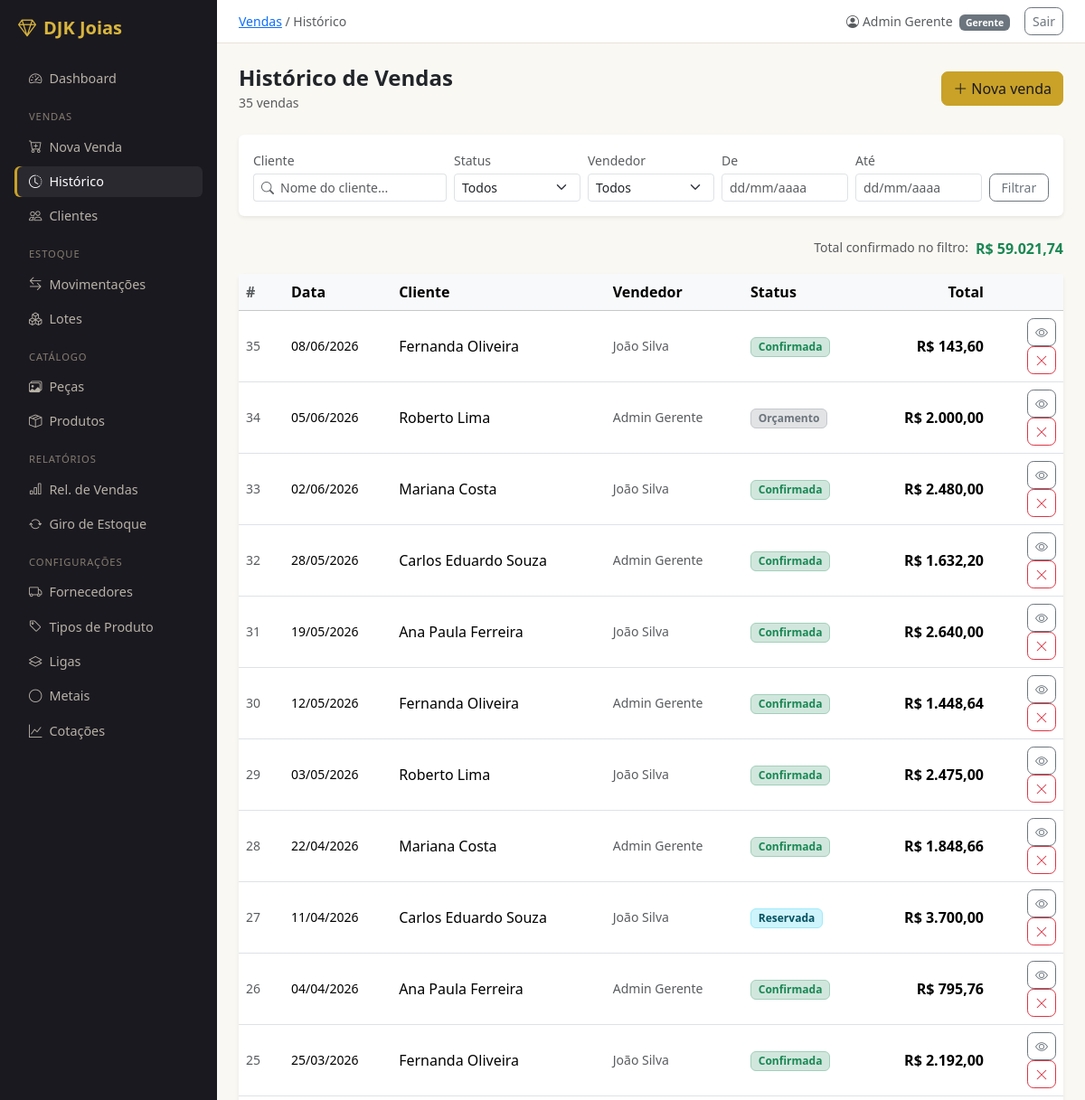
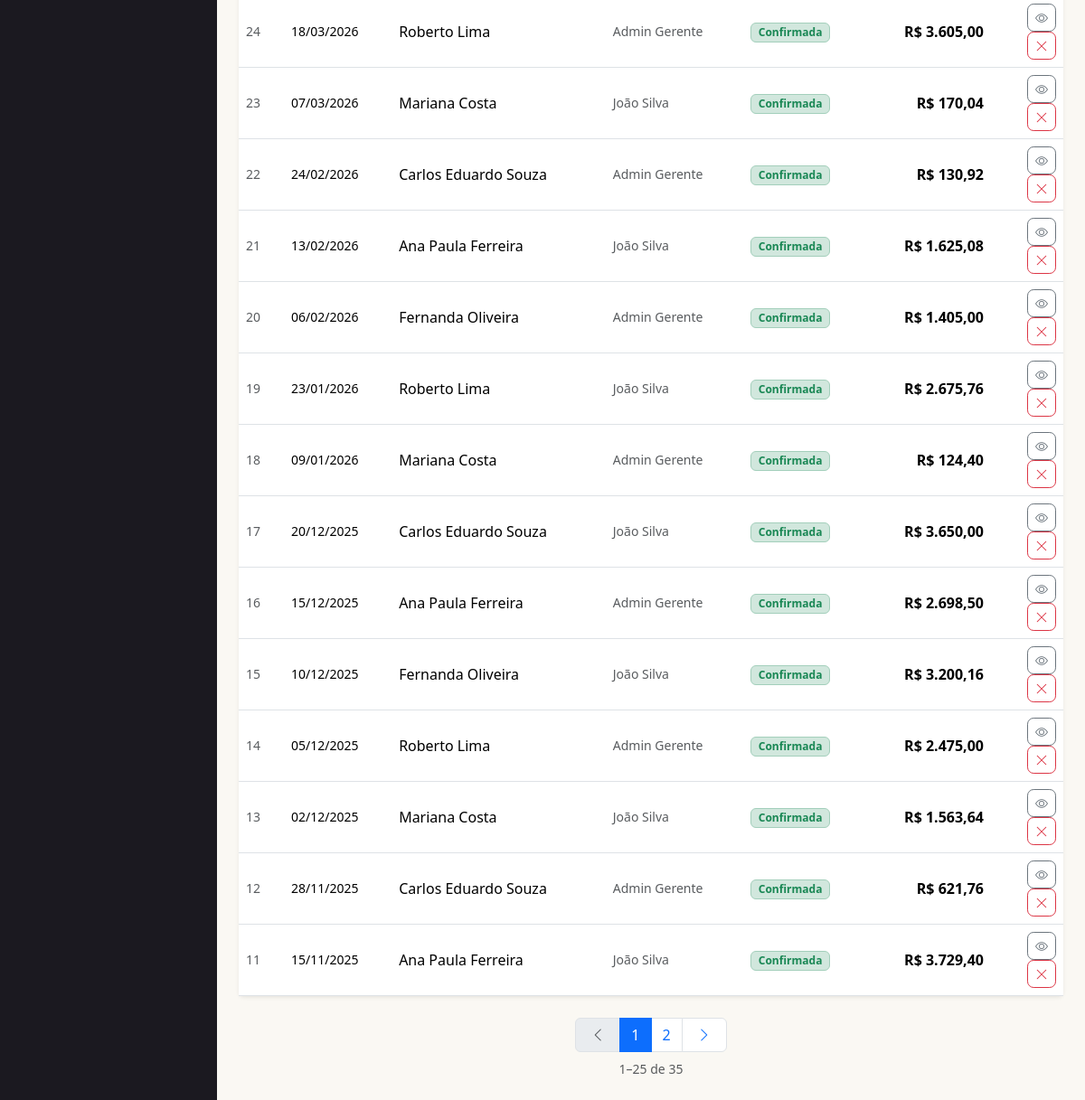
The page /vendas/ (signed in) on the database as committed earlier (2 pictures, top to bottom).
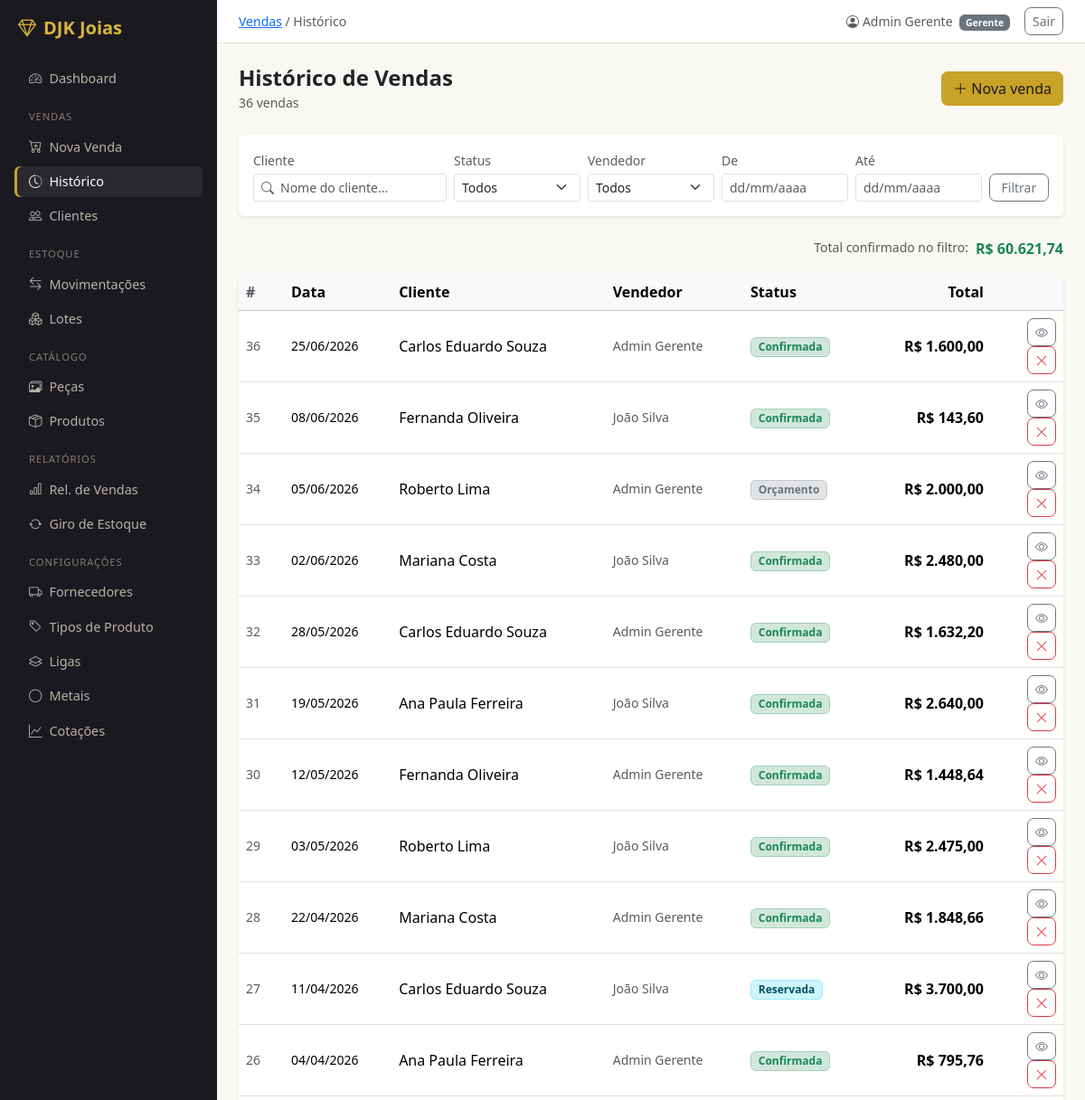
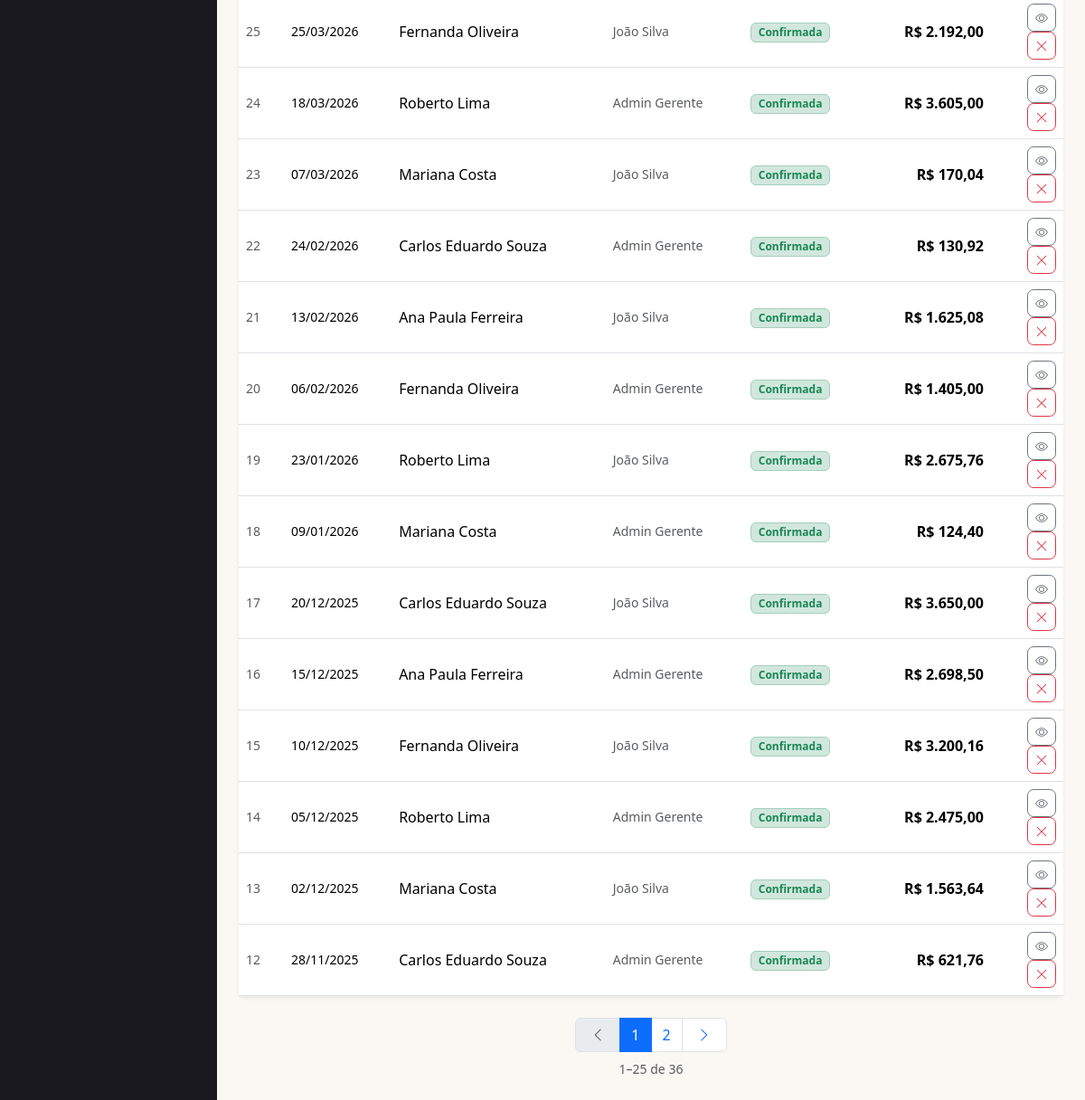
The same page on the database as committed later (2 pictures, top to bottom).
### vendas/models.py (models this page shows, shortened)
class Venda(models.Model):
    class Status(models.TextChoices):
        ORCAMENTO  = 'ORC', 'Orçamento'
        RESERVADA  = 'RES', 'Reservada'
        CONFIRMADA = 'CON', 'Confirmada'
        CANCELADA  = 'CAN', 'Cancelada'
    cliente        = models.ForeignKey(Cliente, on_delete=models.PROTECT, related_name='vendas', db_index=True)
    vendedor       = models.ForeignKey(
        settings.AUTH_USER_MODEL,
        on_delete=models.PROTECT,
        related_name='vendas_realizadas',
        db_index=True,
    )
    status         = models.CharField(max_length=3, choices=Status.choices, default=Status.CONFIRMADA, db_index=True)
    data_venda     = models.DateTimeField(default=timezone.now, db_index=True)
    valor_total    = models.DecimalField(
        max_digits=14, decimal_places=2,
        default=Decimal('0.00'),
        validators=[MinValueValidator(Decimal('0.00'))],
    )
    desconto_total = models.DecimalField(
        max_digits=10, decimal_places=2,
        default=Decimal('0.00'),
        validators=[MinValueValidator(Decimal('0.00'))],
    )
    observacoes    = models.TextField(blank=True)
    criado_em      = models.DateTimeField(auto_now_add=True)
    class Meta:
        verbose_name        = 'Venda'
        verbose_name_plural = 'Vendas'
        ordering            = ['-data_venda']
        indexes = [
            models.Index(fields=['-data_venda', 'status'], name='idx_venda_data_status'),
        ]

class Cliente(models.Model):
    nome       = models.CharField(max_length=150, db_index=True)
    telefone   = models.CharField(max_length=20, blank=True)
    observacao = models.TextField(blank=True)
    ativo      = models.BooleanField(default=True)
    criado_em  = models.DateTimeField(auto_now_add=True)
    class Meta:
        verbose_name        = 'Cliente'
        verbose_name_plural = 'Clientes'
        ordering            = ['nome']
    def __str__(self):
        return self.nome

### usuarios/models.py (models this page shows, shortened)
class Usuario(AbstractUser):
    class Perfil(models.TextChoices):
        GERENTE  = 'GER', 'Gerente'
        VENDEDOR = 'VEN', 'Vendedor'
    perfil    = models.CharField(max_length=3, choices=Perfil.choices, default=Perfil.VENDEDOR)
    telefone  = models.CharField(max_length=20, blank=True)
    criado_em = models.DateTimeField(auto_now_add=True)
    class Meta:
        verbose_name        = 'Usuário'
        verbose_name_plural = 'Usuários'
        ordering            = ['first_name', 'last_name']
    @property
    def is_gerente(self):
        return self.perfil == self.Perfil.GERENTE

### vendas/views.py (the view)
# urls.py: path('',                                   views.VendaListView.as_view(),   name='venda_list'),
class VendaListView(LoginRequiredMixin, ListView):
    model               = Venda
    template_name       = 'vendas/venda_list.html'
    context_object_name = 'vendas'
    paginate_by         = 25
    def get_queryset(self):
        qs = Venda.objects.select_related('cliente', 'vendedor')
        if q := self.request.GET.get('q'):
            qs = qs.filter(cliente__nome__icontains=q)
        if status := self.request.GET.get('status'):
            qs = qs.filter(status=status)
        if vendedor_id := self.request.GET.get('vendedor'):
            qs = qs.filter(vendedor_id=vendedor_id)
        if data_de := self.request.GET.get('data_de'):
            qs = qs.filter(data_venda__date__gte=data_de)
        if data_ate := self.request.GET.get('data_ate'):
            qs = qs.filter(data_venda__date__lte=data_ate)
        return qs
    def get_context_data(self, **kwargs):
        from django.db.models import Sum
        ctx = super().get_context_data(**kwargs)
        ctx['status_choices'] = Venda.Status.choices
        ctx['status_atual']   = self.request.GET.get('status', '')
        ctx['vendedor_atual'] = self.request.GET.get('vendedor', '')
        ctx['busca']          = self.request.GET.get('q', '')
        ctx['data_de']        = self.request.GET.get('data_de', '')
        ctx['data_ate']       = self.request.GET.get('data_ate', '')
        ctx['vendedores']     = get_user_model().objects.order_by('first_name')
        ctx['total_filtrado'] = self.get_queryset().filter(
            status=Venda.Status.CONFIRMADA
        ).aggregate(total=Sum('valor_total'))['total'] or 0
        return ctx

### templates/vendas/venda_list.html (shortened to what the changed rows need)
{% extends 'base.html' %}
{% block content %}
<div class="d-flex align-items-center justify-content-between mb-4">
  <div>
    <h4 class="fw-semibold mb-0">Histórico de Vendas</h4>
    <span class="text-muted small">{{ paginator.count }} venda{{ paginator.count|pluralize }}</span>
  </div>
</div>
{% if status_atual == 'CON' or not status_atual %}
<div class="d-flex justify-content-end mb-3">
  <span class="text-muted small me-2">Total confirmado no filtro:</span>
  <strong class="text-success">R$ {{ total_filtrado|floatformat:"2g" }}</strong>
</div>
{% endif %}
<div class="card border-0 shadow-sm">
  <div class="table-responsive">
    <table class="table table-hover align-middle mb-0">
      <thead class="table-light">
        <tr>
          <th class="text-muted" style="width:50px">#</th>
          <th>Data</th>
          <th>Cliente</th>
          <th>Vendedor</th>
          <th>Status</th>
          <th class="text-end">Total</th>
          <th style="width:80px"></th>
        </tr>
      </thead>
      <tbody>
        {% for venda in vendas %}
        <tr>
          <td class="text-muted small">{{ venda.pk }}</td>
          <td class="small">{{ venda.data_venda|date:"d/m/Y" }}</td>
          <td>{{ venda.cliente }}</td>
          <td class="small text-muted">{{ venda.vendedor.get_full_name|default:venda.vendedor.username }}</td>
          <td>
            {% if venda.status == 'CON' %}<span class="badge bg-success-subtle text-success border border-success-subtle">Confirmada</span>
            {% elif venda.status == 'ORC' %}<span class="badge bg-secondary-subtle text-secondary border border-secondary-subtle">Orçamento</span>
            {% elif venda.status == 'RES' %}<span class="badge bg-info-subtle text-info-emphasis border border-info-subtle">Reservada</span>
            {% elif venda.status == 'CAN' %}<span class="badge bg-danger-subtle text-danger border border-danger-subtle">Cancelada</span>
            {% endif %}
          </td>
          <td class="text-end fw-semibold">R$ {{ venda.valor_total|floatformat:"2g" }}</td>
          <td class="text-end">
            <a href="{% url 'vendas:venda_detail' venda.pk %}" class="btn btn-sm btn-outline-secondary" title="Detalhes">
              <i class="bi bi-eye"></i>
            </a>
            {% if venda.status != 'CAN' %}
            <form method="post" action="{% url 'vendas:venda_cancelar' venda.pk %}" class="d-inline"
                  onsubmit="return confirm('Cancelar venda #{{ venda.pk }}? O estoque dos itens será estornado.')">
              <button type="submit" class="btn btn-sm btn-outline-danger ms-1" title="Cancelar">
                <i class="bi bi-x-lg"></i>
              </button>
            </form>
            {% endif %}
          </td>
        </tr>
        {% endfor %}
      </tbody>
    </table>
  </div>
</div>
{% include 'partials/pagination.html' %}
{% endblock %}

Rows that differ between the two databases and show on the page:
no longer on this page (row unchanged): Venda: pk "11", data_venda "15/11/2025", cliente "Ana Paula Ferreira", vendedor.get_full_name "João Silva", status "Confirmada", valor_total "3.729,40"
added Venda: pk "36", data_venda "25/06/2026", cliente "Carlos Eduardo Souza", vendedor.get_full_name "Admin Gerente", status "Confirmada", valor_total "1.600,00"
Other text that changed with them:
{{ paginator.count }}: "35" → "36"
{{ total_filtrado|floatformat:"2g" }}: "59.021,74" → "60.621,74"
{{ page_obj.paginator.count }}: "35" → "36"
